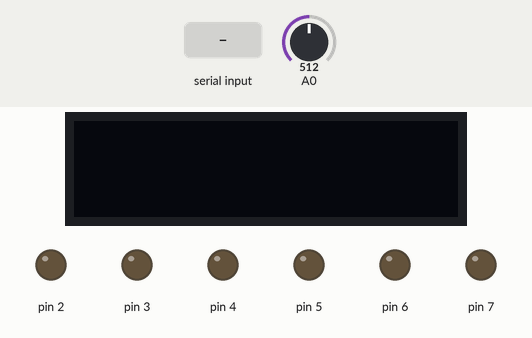
Simulated run of this sketch. Board: Arduino Uno, built with avr-gcc and run on an emulated ATmega328P. On the bench: 128×32 one-colour display, output pins drawn as LEDs (lit = HIGH). The inputs (shaded band) are chosen by the test bench; at power-on: A0 = 512. What the sketch prints to the serial monitor is not drawn.

Above: at 1.2 s.
1.3 s: "1" received over Serial
At 2.8 s:
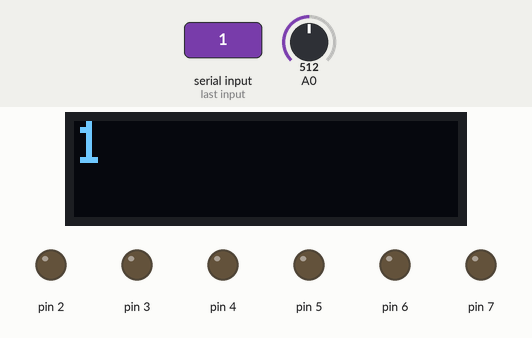
4.9 s: "0" received over Serial
At 6.7 s:
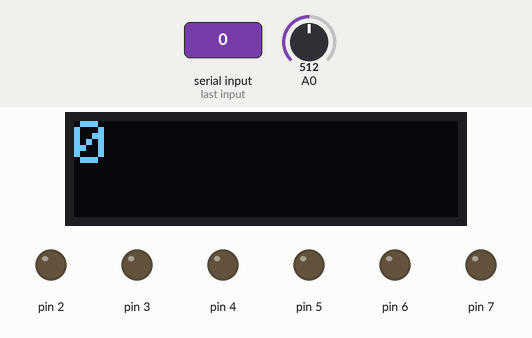
Timing chart, 0 to 8.2 s (numbered marks = the images above; inputs shaded):
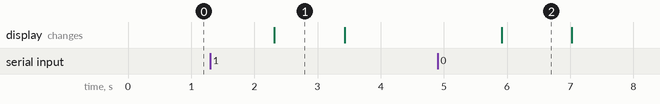

Measured:
- after the input at 1.3 s, the display: changes after 1.0 s (image 1)
- after the input at 4.9 s, the display: changes after 1.0 s (image 2)
- what the display in image 1 shows lasts 1.1 s, from 2.3 s to 3.4 s

The sketch:

6-2.ino
```cpp
#include <Adafruit_GFX.h>
#include <Adafruit_SSD1306.h>
Adafruit_SSD1306 display = Adafruit_SSD1306(128, 32, &Wire);
void setup() {
display.begin(SSD1306_SWITCHCAPVCC, 0x3C); // Address 0x3C for 128x32
display.clearDisplay();
display.display();
DDRD=0xFF;
Serial.begin(9600);
}

void loop() {
  int A=analogRead(A0);
  Serial.print(A);
  String B=Serial.readString();
  display.setTextSize(2);
  display.setTextColor(SSD1306_WHITE);
  display.setCursor(0,0);
  display.print(B);
  display.display(); // actually display all of the above
  delay(100);

  display.clearDisplay();
}
```
